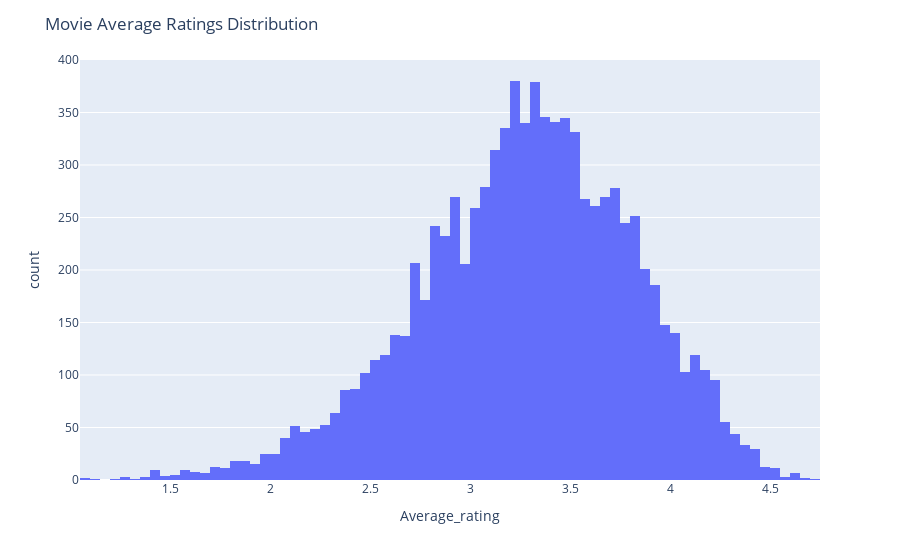

The notebook cell saved with this chart:
### Code cell
import plotly.express as px

fig = px.histogram(df, x="Average_rating", nbins=100)  # Adjust nbins as needed
fig.update_layout(title="Movie Average Ratings Distribution")
fig.show()

### Figure 1 — Plotly figure (JSON) as saved in the notebook; plotly's stock layout.template omitted (floating-point values rounded to 4 significant figures; data arrays with more than 128 entries replaced by an {"elided": "..."} marker saying what was removed)
{"data": [{"bingroup": "x", "hovertemplate": "Average_rating=%{x}<br>count=%{y}<extra></extra>", "legendgroup": "", "marker": {"color": "#636efa", "pattern": {"shape": ""}}, "name": "", "nbinsx": 100, "orientation": "v", "showlegend": false, "type": "histogram", "x": {"elided": "9662 mixed values"}, "xaxis": "x", "yaxis": "y"}], "layout": {"barmode": "relative", "legend": {"tracegroupgap": 0}, "margin": {"t": 60}, "title": {"text": "Movie Average Ratings Distribution"}, "xaxis": {"anchor": "y", "domain": [0, 1], "title": {"text": "Average_rating"}}, "yaxis": {"anchor": "x", "domain": [0, 1], "title": {"text": "count"}}}}
